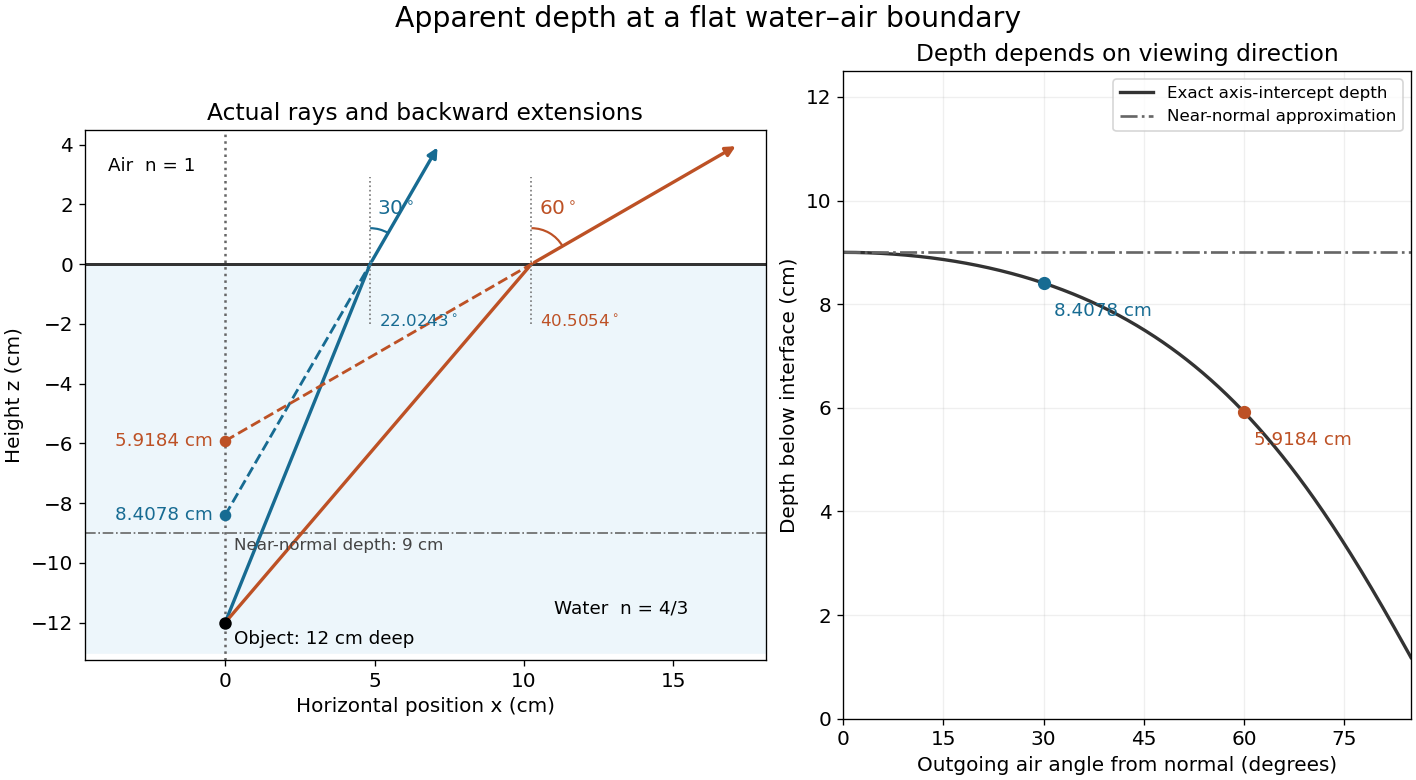

The script that drew this image:
"""Exact axis intercepts of outgoing rays from a submerged object.

Tested with Python 3.14, matplotlib 3.10.7 and numpy 2.3.5.
Run from _media. The two rays represent different viewing directions;
they do not enter one eye. Model indices: water 4/3 and air 1.
"""

from pathlib import Path

import matplotlib.pyplot as plt
import numpy as np
from matplotlib.patches import Arc


def main():
    plt.rcParams.update({"font.size": 12, "axes.titlesize": 14})
    fig, (ax, curve) = plt.subplots(1, 2, figsize=(11.8, 6.5), layout="constrained",
                                   gridspec_kw={"width_ratios": [1.2, 1]})
    d, ratio = 12.0, 0.75
    colors = ["#176b92", "#bd5125"]
    ax.axhspan(-13, 0, color="#edf6fb")
    ax.axhline(0, color="#333333", lw=1.8)
    ax.axvline(0, color="#666666", ls=":", lw=1.5)
    ax.axhline(-9, color="#666666", ls="-.", lw=1)
    ax.scatter([0], [-d], color="black", s=42, zorder=5)
    ax.text(0.3, -12.55, "Object: 12 cm deep", va="center", fontsize=11)
    ax.text(0.3, -9.55, "Near-normal depth: 9 cm", fontsize=10, color="#444444")
    for angle, color in zip([30, 60], colors):
        theta = np.radians(angle)
        water = np.arcsin(ratio * np.sin(theta))
        x = d * np.tan(water)
        depth = x / np.tan(theta)
        end = np.array([x + 4.0 * np.tan(theta), 4.0])
        ax.plot([0, x], [-d, 0], color=color, lw=2)
        ax.annotate("", xy=end, xytext=(x, 0), arrowprops={"arrowstyle": "-|>", "color": color, "lw": 2})
        ax.plot([0, x], [-depth, 0], color=color, ls="--", lw=1.7)
        ax.plot([x, x], [-2, 2.9], color="#777777", ls=":", lw=1)
        ax.add_patch(Arc((x, 0), 2.4, 2.4, theta1=90-angle, theta2=90, color=color, lw=1.3))
        ax.text(x + 0.24, 1.65, rf"${angle}^\circ$", color=color)
        ax.text(x + 0.3, -2.1, rf"${np.degrees(water):.4f}^\circ$", color=color, fontsize=10)
        ax.scatter([0], [-depth], color=color, s=35, zorder=6)
        ax.text(-0.4, -depth, f"{depth:.4f} cm", color=color, ha="right", va="center", fontsize=11)
        curve.scatter([angle], [depth], color=color, s=48, zorder=5)
    ax.text(-3.9, 3.1, "Air  n = 1", fontsize=11)
    ax.text(11.0, -11.7, "Water  n = 4/3", fontsize=11)
    ax.set(xlim=(-4.7, 18.1), ylim=(-13.25, 4.5), aspect="equal",
           xlabel="Horizontal position x (cm)", ylabel="Height z (cm)",
           title="Actual rays and backward extensions")
    angles = np.linspace(0, 85, 500)
    theta = np.radians(angles)
    depths = d * ratio * np.cos(theta) / np.sqrt(1 - ratio**2 * np.sin(theta)**2)
    curve.plot(angles, depths, color="#333333", lw=2, label="Exact axis-intercept depth")
    curve.axhline(9, color="#666666", ls="-.", lw=1.6, label="Near-normal approximation")
    for angle, color in zip([30, 60], colors):
        depth = d * ratio * np.cos(np.radians(angle)) / np.sqrt(1-ratio**2*np.sin(np.radians(angle))**2)
        curve.annotate(f"{depth:.4f} cm", (angle, depth), xytext=(6, -20), textcoords="offset points", color=color, fontsize=11)
    curve.set(xlim=(0, 85), ylim=(0, 12.5), xlabel="Outgoing air angle from normal (degrees)",
              ylabel="Depth below interface (cm)", title="Depth depends on viewing direction")
    curve.set_xticks([0, 15, 30, 45, 60, 75])
    curve.grid(alpha=0.2)
    curve.legend(loc="upper right", fontsize=10)
    fig.suptitle("Apparent depth at a flat water–air boundary", fontsize=17)
    fig.savefig(Path(__file__).stem + ".png", dpi=120, facecolor="white", transparent=False)
    plt.close(fig)


if __name__ == "__main__":
    main()
